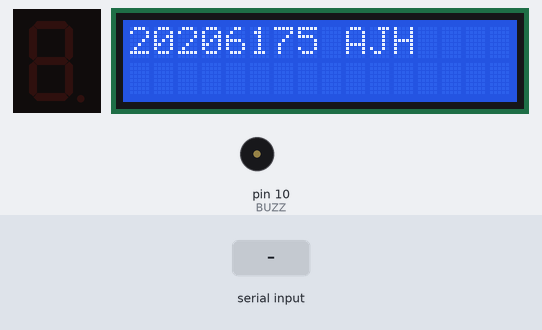
The sketch below on a simulated Arduino Uno, built with avr-gcc and run on an emulated ATmega328P. Shown: 1-digit seven-segment display, 16×2 character LCD, buzzer (waves = sounding). Wiring (inferred from the names in the program): 1-digit 7-segment display, segments lit when HIGH: segments pin 2, pin 3, pin 4, pin 5, pin 6, pin 7, pin 8. The test bench sets the inputs (shaded band). The segment pins are drawn as the display they are named for; what the sketch prints to the serial monitor is not drawn.

Above: at 1.2 s.
1.3 s: "camera\n" received over Serial
At 1.9 s:
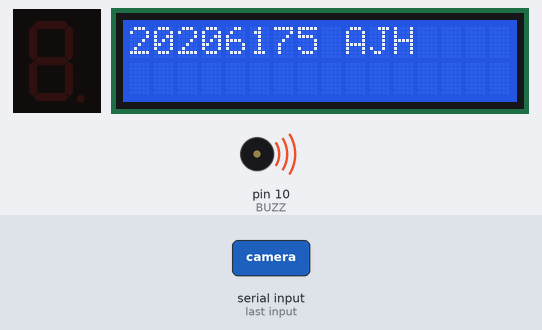
3.6 s: "segment\n" received over Serial
At 4.4 s:
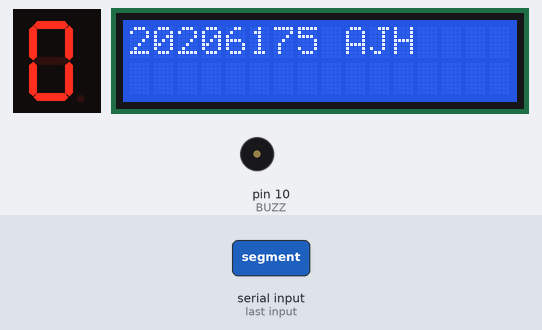
5.1 s: "camera90\n" received over Serial
At 5.5 s:
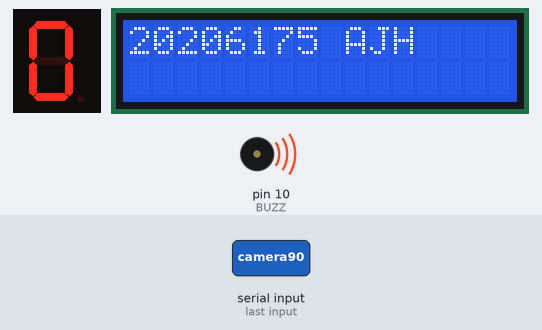
7.4 s: "lcd90\n" received over Serial
At 7.8 s:
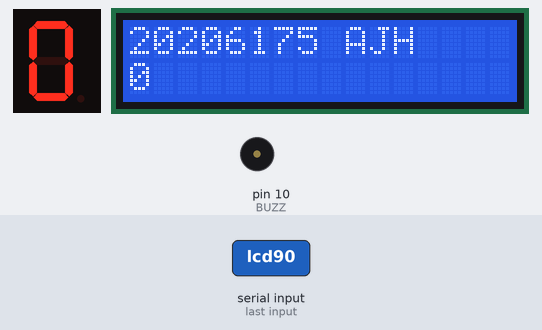
Timing chart, 0 to 9.9 s (numbered marks = the images above; inputs shaded):
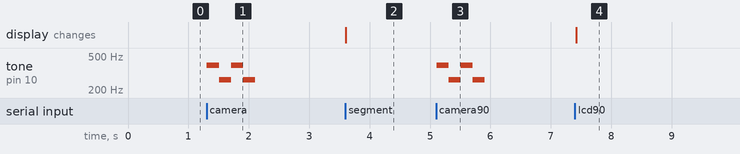

Measured:
- after the input at 1.3 s, tone on pin 10 (BUZZ): plays 392 Hz for 0.20 s, 262 Hz for 0.20 s, 392 Hz for 0.20 s, 262 Hz for 0.20 s, starting at once
- after the input at 3.6 s, the display: changes at once (image 2)
- after the input at 5.1 s, tone on pin 10 (BUZZ): plays 392 Hz for 0.20 s, 262 Hz for 0.20 s, 392 Hz for 0.20 s, 262 Hz for 0.20 s, starting at once
- after the input at 7.4 s, the display: changes at once (image 4)

The sketch:

arduino.ino
```cpp
#include <Wire.h>
#include <LiquidCrystal_I2C.h>

LiquidCrystal_I2C lcd(0x3F, 16, 2);

const String WHOAMI = "20206175 AJH";
const int BUZZ = 10;

void receiveLCD(String msg) {
  lcd.clear();
  lcd.setCursor(0, 0);
  lcd.print(WHOAMI);
  lcd.setCursor(0, 1);
  lcd.print(msg);
  Serial.print("LCD Display: ");
  Serial.println(msg);
}

void receiveSegment(int num) {
  int segPins[] = {2, 3, 4, 5, 6, 7, 8};
  int digits[10][7] = {
    {1,1,1,1,1,1,0}, // 0
    {0,1,1,0,0,0,0}, // 1
    {1,1,0,1,1,0,1}, // 2
    {1,1,1,1,0,0,1}, // 3
    {0,1,1,0,0,1,1}, // 4
    {1,0,1,1,0,1,1}, // 5
    {1,0,1,1,1,1,1}, // 6
    {1,1,1,0,0,0,0}, // 7
    {1,1,1,1,1,1,1}, // 8
    {1,1,1,1,0,1,1}  // 9
  };

  if (num < 0 || num > 9) return;

  for (int i = 0; i < 7; i++) {
    pinMode(segPins[i], OUTPUT);
    digitalWrite(segPins[i], digits[num][i]);
  }

  Serial.print("7 Segments: ");
  Serial.println(num);
}

void recieveCamera() {
  tone(BUZZ, 392);
  delay(200);
  tone(BUZZ, 262);
  delay(200);
  tone(BUZZ, 392);
  delay(200);
  tone(BUZZ, 262);
  delay(200);
  noTone(BUZZ);

  Serial.println("Camera Captured");
}

void setup() {
  pinMode(BUZZ, OUTPUT);
  Serial.begin(9600);
  lcd.init();
  lcd.backlight();
  lcd.clear();
  lcd.setCursor(0, 0);
  lcd.print(WHOAMI);
  Serial.println("Arduino Ready");
}

String input = "";

void loop() {
  if (Serial.available()) {
    input = Serial.readStringUntil('\n');
    input.trim();

    if (input.startsWith("camera")) {
      Serial.println("📸 Capture command received");
      recieveCamera();
    }
    else if (input.startsWith("segment")) {
      String num = input.substring(8);
      int number = num.toInt();
      receiveSegment(number);
    }
    else if (input.startsWith("lcd")) {
      String text = input.substring(4);
      receiveLCD(text);
    }
  }
}
```
